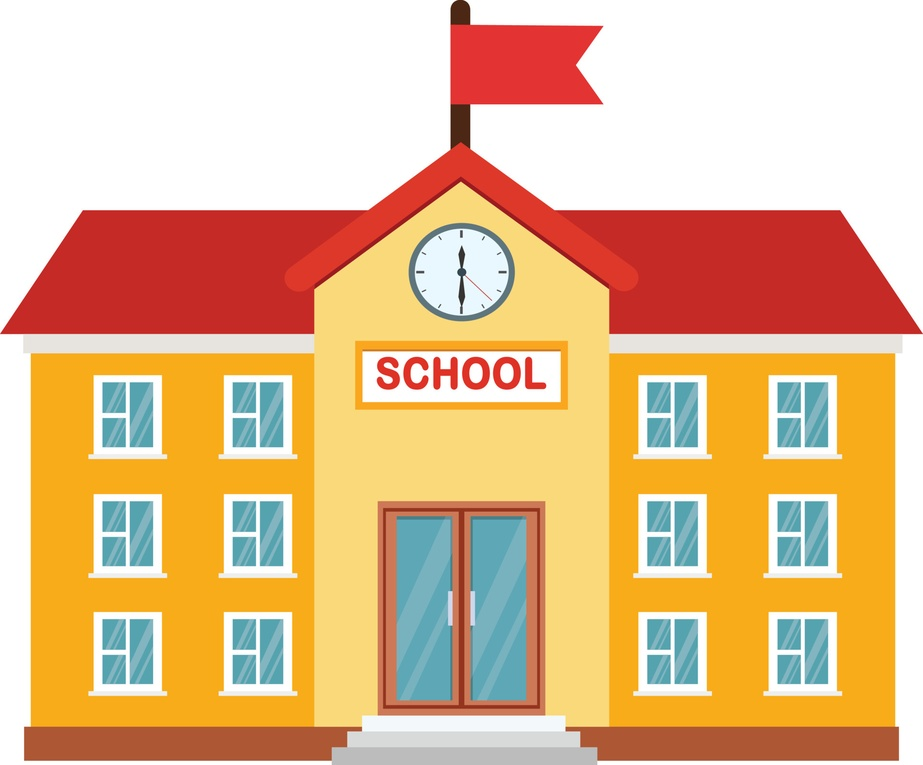
%> input picture 8th_bruteforce/high-school.jpg, 923 x 765 px, shrunk from 1920 x 1591 before the run
$ octave bruteforce.m   (GNU Octave 9; MATLAB toolbox functions it lacks are replaced by stand-ins)
%> lines starting %> are read from the running program, lines starting %| are printed output that depends on the picture
% Clear workspace and command window
clc;
clear;

% --- Step 1: Load Images ---
% Load the two images to be matched.
img1 = imread("D:\Sem_3_Lab\CV\8th_bruteforce\high-school.jpg");
%> img1 is the input picture: size 765x923x3 uint8; mean R, G, B 227.5, 187.3, 144
img2 = imread("D:\Sem_3_Lab\CV\8th_bruteforce\school.jpg");
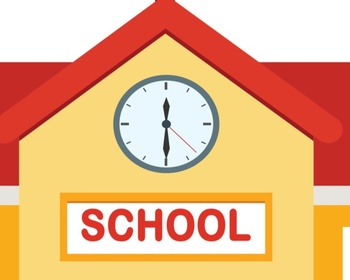
%> input picture 8th_bruteforce/school.jpg, 350 x 280 px, shrunk from 729 x 583 before the run
%> img2 is the input picture: size 280x350x3 uint8; mean R, G, B 235.6, 180.9, 134.4

% Check if images were loaded successfully
if isempty(img1) || isempty(img2)
    disp('Error: Could not open or find the images.');
    return;
end

% --- Step 2: Convert to Grayscale ---
% Feature detection algorithms generally work on grayscale images.
img1_gray = rgb2gray(img1);
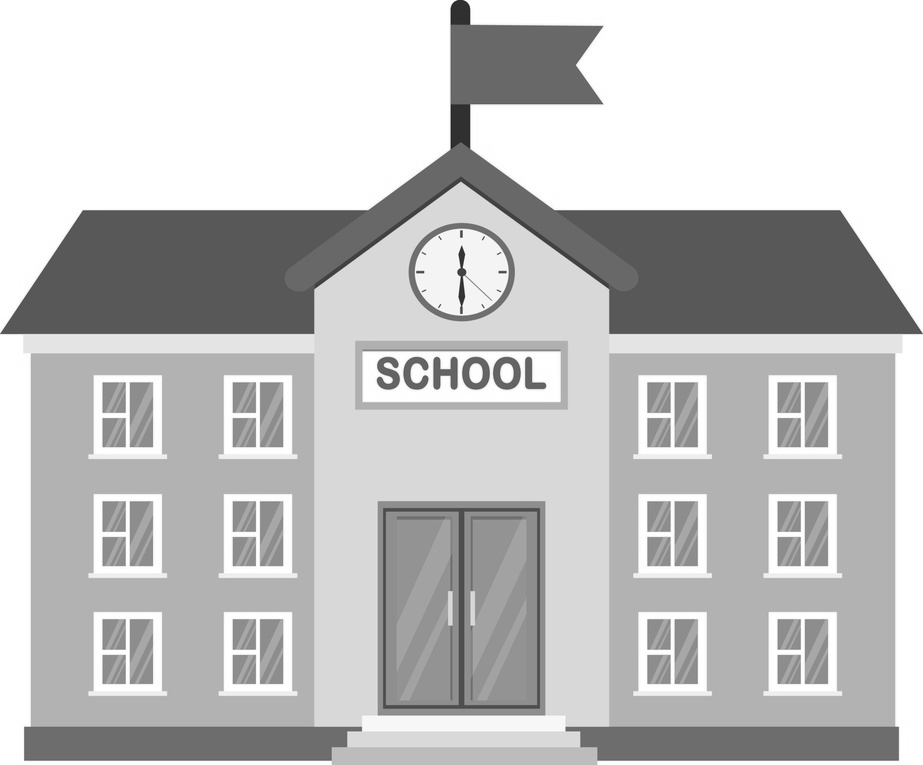
%> img1_gray: size 765x923 uint8; min 32, max 255, mean 194.4
img2_gray = rgb2gray(img2);
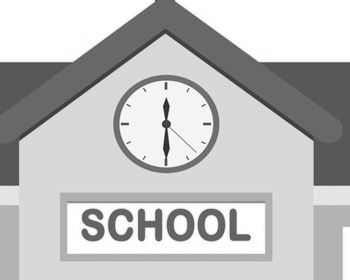
%> img2_gray: size 280x350 uint8; min 36, max 255, mean 192

% --- Step 3: Detect ORB Features ---
% Use the 'detectORBFeatures' function to find keypoints.
% Then use 'extractFeatures' to compute the descriptors.
orb_features1 = detectORBFeatures(img1_gray);
%> orb_features1 = 3249 points; strongest (x, y): (462, 267), (462, 279), (462, 267), (462, 278), (464, 268)
orb_features2 = detectORBFeatures(img2_gray);
%> orb_features2 = 717 points; strongest (x, y): (167, 119), (167, 131), (210, 125), (165, 130), (123, 127)

[descriptors1, valid_points1] = extractFeatures(img1_gray, orb_features1);
%> valid_points1 has the same summary as orb_features1
[descriptors2, valid_points2] = extractFeatures(img2_gray, orb_features2);
%> valid_points2 has the same summary as orb_features2

% --- Step 4: Match Features ---
% The 'matchFeatures' function is the equivalent of the Brute-Force Matcher.
indexPairs = matchFeatures(descriptors1, descriptors2, 'MatchThreshold', 50, 'MaxRatio', 0.8);
%> indexPairs = 636 rows, first 12: [9 1; 11 3; 15 4; 16 5; 18 7; 19 179; 22 28; 23 173; 24 11; 25 12; 26 15; 28 14]

% Retrieve the locations of the matched points.
matchedPoints1 = valid_points1(indexPairs(:, 1), :);
%> matchedPoints1 = 636 points; strongest (x, y): (462, 267), (464, 268), (380, 379), (462, 248), (465, 279)
matchedPoints2 = valid_points2(indexPairs(:, 2), :);
%> matchedPoints2 = 636 points; strongest (x, y): (210, 125), (165, 130), (123, 127), (169, 130), (165, 120)

% --- Step 5: Visualize Matches ---
% Use 'showMatchedFeatures' to display the images and the matched points.
figure('Name', 'ORB Feature Match', 'NumberTitle', 'off');
showMatchedFeatures(img1, img2, matchedPoints1, matchedPoints2, 'montage');
title('Matched Features (ORB)');
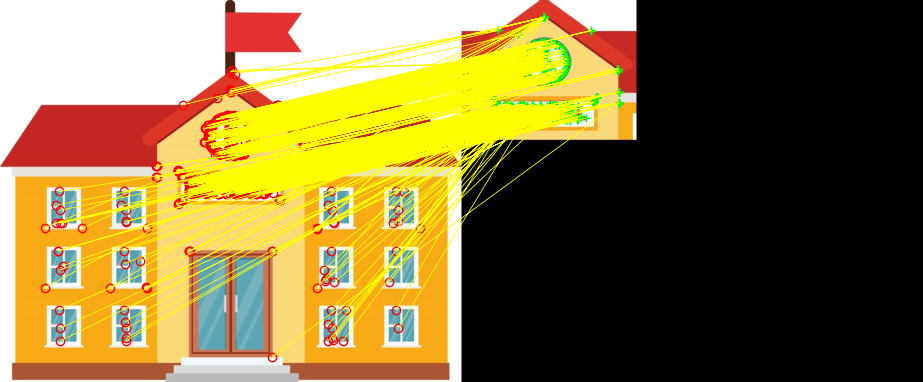
%> figure redrawn from the program's plot data; shown at 1/2 size; its title reads 'Matched Features (ORB)'

% [5 lines of commented-out code are left out]
